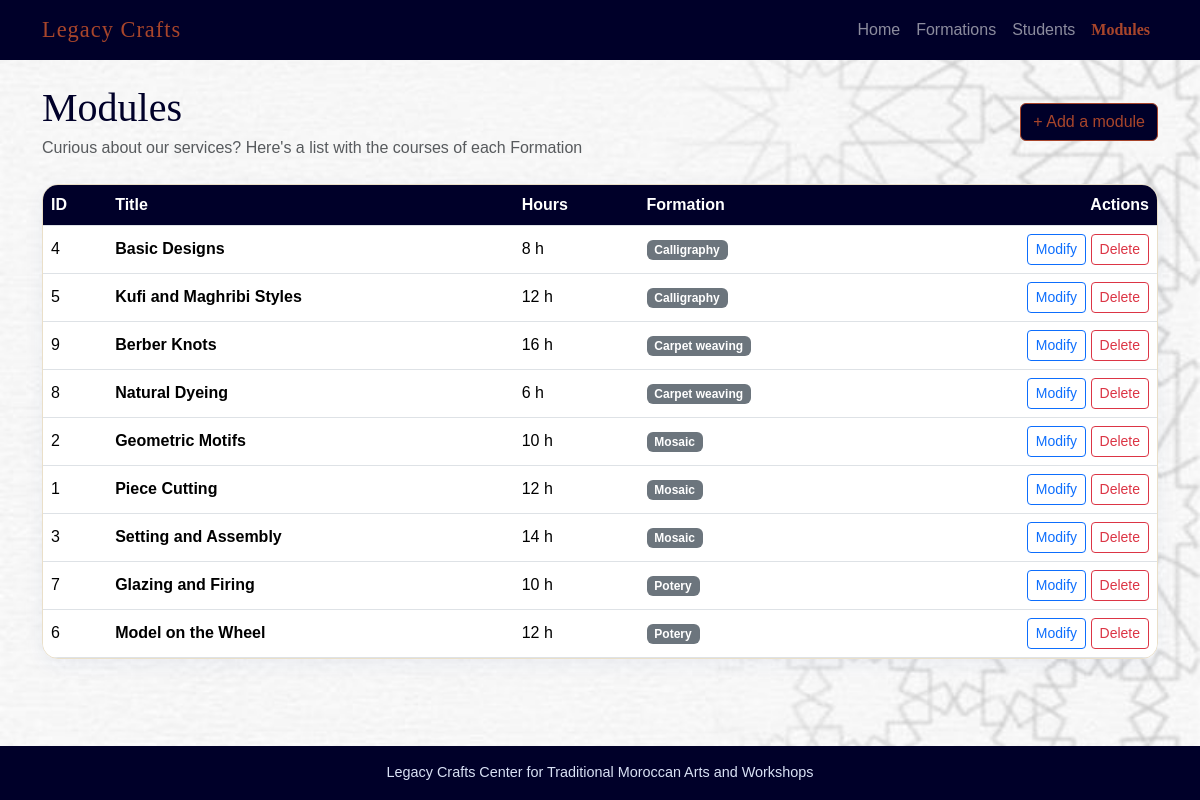
/module/index.php, run on the app's committed database.
### tables this page shows
CREATE TABLE module(
    id INT AUTO_INCREMENT PRIMARY KEY,
    titre VARCHAR(100),
    heures INT NOT NULL, 
    formation_id INT NOT NULL,
    CONSTRAINT fk_module_formation FOREIGN KEY (formation_id) REFERENCES formations(id) ON DELETE RESTRICT ON UPDATE CASCADE

);

CREATE TABLE formations(
    id INT AUTO_INCREMENT PRIMARY KEY,
    titre VARCHAR(100),
    niveau VARCHAR(100)

);

### includes/functions.php (called while the page is built, shortened)
<?php
function h($text){
    return htmlspecialchars((string) $text, ENT_QUOTES, "UTF-8");
}

### module/index.php (the view, shortened to what this page needs)
<?php
require_once __DIR__ . "/../database/connexion.php";
require_once __DIR__ . "/../includes/functions.php";
$sql = "
    SELECT
        module.id,
        module.titre,
        module.heures,
        formations.titre AS formation_titre
    FROM module
    JOIN formations ON module.formation_id = formations.id
    ORDER BY formations.titre, module.titre
";
$modules = $pdo->query($sql)->fetchAll(PDO::FETCH_ASSOC);
require_once __DIR__ . "/../includes/header.php";
?>
<div class="d-flex justify-content-between align-items-center mb-4">
    <div>
        <h1 class="mb-1">Modules</h1>
        <p class="text-muted mb-0">Curious about our services? Here's a list with the courses of each Formation</p>
    </div>
    <a class="btn btn-main" href="create.php">+ Add a module</a>
</div>
<div class="table-card">
    <div class="table-responsive">
        <table class="table table-hover align-middle mb-0">
            <thead>
                <tr>
                    <th>ID</th>
                    <th>Title</th>
                    <th>Hours</th>
                    <th>Formation</th>
                    <th class="text-end">Actions</th>
                </tr>
            </thead>
            <tbody>
            <?php foreach ($modules as $module) { ?>
                <tr>
                    <td><?= h($module["id"]) ?></td>
                    <td class="fw-semibold"><?= h($module["titre"]) ?></td>
                    <td><?= h($module["heures"]) ?> h</td>
                    <td><span class="badge text-bg-secondary"><?= h($module["formation_titre"]) ?></span></td>
                    <td class="text-end">
                        <a class="btn btn-sm btn-outline-primary" href="edit.php?id=<?= h($module["id"]) ?>">Modify</a>
                        <form method="POST" action="delete.php" class="d-inline"
                              onsubmit="return confirm('Delete this Module?');">
                            <button type="submit" class="btn btn-sm btn-outline-danger">Delete</button>
                        </form>
                    </td>
                </tr>
            <?php } ?>
            </tbody>
        </table>
    </div>
</div>
<?php require_once __DIR__ . "/../includes/footer.php"; ?>

### CSS/style.css (style rules this page uses)
body { background-image: url("../images/1045820344730172415.jfif"); background-size: cover; background-repeat: no-repeat; background-position: center top; color:rgb(51, 25, 1); display: flex; min-height: 100vh; flex-direction: column; font-family: 'Lucida Sans', 'Lucida Sans Regular', 'Lucida Grande', 'Lucida Sans Unicode', Geneva, Verdana, sans-serif; }
h1, h2, h3 { font-family: Georgia, 'Times New Roman', Times, serif; color: rgb(0, 0, 41); }
.btn-main { background-color: rgb(0, 0, 41); border-color: #a8452b; color: #a8452b; }
.table thead th { background-color:rgb(0, 0, 41); color: #fff; font-weight: 600; }
.table-card { background: #fff; border-radius: 16px; overflow: hidden; border: 1px solid #eadfc8; box-shadow: 0 6px 20px rgba(37, 74, 158, .06); }

### data on the page
module: id "4", titre "Basic Designs", heures "8", formation.titre "Calligraphy"
module: id "5", titre "Kufi and Maghribi Styles", heures "12", formation.titre "Calligraphy"
module: id "9", titre "Berber Knots", heures "16", formation.titre "Carpet weaving"
module: id "8", titre "Natural Dyeing", heures "6", formation.titre "Carpet weaving"
module: id "2", titre "Geometric Motifs", heures "10", formation.titre "Mosaic"
module: id "1", titre "Piece Cutting", heures "12", formation.titre "Mosaic"
module: id "3", titre "Setting and Assembly", heures "14", formation.titre "Mosaic"
module: id "7", titre "Glazing and Firing", heures "10", formation.titre "Potery"
module: id "6", titre "Model on the Wheel", heures "12", formation.titre "Potery"
